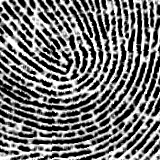
#> input picture fingerprints/a (117).bmp, 160 x 160 px, found by its file name; its folder holds only this picture in this run
$ python generate_templates.py
#> lines starting #> are read from the running program, lines starting #| are printed output that depends on the picture; after the words box and inside, x2 and y2 are one past the last pixel; in counts of white or black regions, pixels touching at a corner belong together
#> in bmp_to_json, img is the input picture: shape (160, 160, 3); min 0, max 255, mean 114.7
### fingerprint_pipeline.py
import cv2
import numpy as np
from skimage.morphology import skeletonize


# ---------------------------
# Grayscale Conversion
# ---------------------------
def convert_to_grayscale(img):
    return cv2.cvtColor(img, cv2.COLOR_BGR2GRAY)


# ---------------------------
# Noise Removal
# ---------------------------
def remove_noise(img):
    return cv2.GaussianBlur(img, (5, 5), 0)
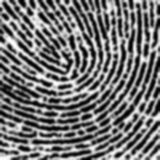
#> returned value: shape (160, 160); min 0, max 255, mean 114.7


# ---------------------------
# Contrast Enhancement
# ---------------------------
def normalize(img):

    # Improve contrast
    img = cv2.equalizeHist(img)
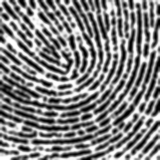
#> img: shape (160, 160); min 0, max 255, mean 128

    # Increase contrast and darken ridges
    img = cv2.convertScaleAbs(
        img,
        alpha=1.5,   # contrast
        beta=-30     # brightness
    )
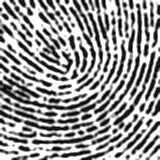
#> img: shape (160, 160); min 0, max 255, mean 151.6

    return img


# ---------------------------
# Binarization
# ---------------------------
def binarize(img):

    binary = cv2.adaptiveThreshold(
        img,
        255,
        cv2.ADAPTIVE_THRESH_GAUSSIAN_C,
        cv2.THRESH_BINARY_INV,
        15,
        5
    )
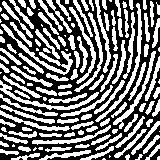
#> binary: shape (160, 160); 45.9% white; 134 white regions (23 under 20 px), largest, box (x1, y1, x2, y2) and area: (1, 24, 73, 75) 497, (95, 3, 142, 122) 484, (0, 80, 99, 110) 434

    return binary


# ---------------------------
# Thinning (Skeletonization)
# ---------------------------
def thinning(img):

    binary = img > 0

    skeleton = skeletonize(binary)
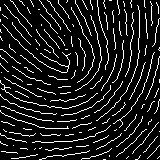
#> skeleton: shape (160, 160) bool; 11.4% white in thin lines or dots

    return (skeleton.astype(np.uint8)) * 255
#> returned value: shape (160, 160); 11.4% white in thin lines or dots


# ---------------------------
# Minutiae Extraction
# ---------------------------
def extract_features(img):

    if img is None:
        raise ValueError("Invalid image")

    features = []

    height, width = img.shape
#> height = 160; width = 160

    for y in range(1, height - 1):
        for x in range(1, width - 1):

            # Only ridge pixels
            if img[y, x] != 255:
                continue

            neighbours = [
                img[y - 1, x - 1],
                img[y - 1, x],
                img[y - 1, x + 1],
                img[y, x + 1],
                img[y + 1, x + 1],
                img[y + 1, x],
                img[y + 1, x - 1],
                img[y, x - 1]
            ]

            ridge_count = sum(
                1 for pixel in neighbours
                if pixel == 255
            )

            # Ridge Ending
            if ridge_count == 1:
                features.append({
                    "x": int(x),
                    "y": int(y),
                    "type": "ending"
                })

            # Bifurcation
            elif ridge_count == 3:
                features.append({
                    "x": int(x),
                    "y": int(y),
                    "type": "bifurcation"
                })
#> after the loop, features = 235 items

    return features


# ---------------------------
# BMP → JSON Template
# ---------------------------
def bmp_to_json(image_path):

    img = cv2.imread(image_path)

    if img is None:
        raise ValueError(
            f"Cannot read image: {image_path}"
        )

    gray = convert_to_grayscale(img)

    denoised = remove_noise(gray)

    normalized = normalize(denoised)

    binary = binarize(normalized)

    thin = thinning(binary)

    features = extract_features(thin)
#> features = 235 items

    return features

### IMP/generate_templates.py
import os
import json
from fingerprint_pipeline import bmp_to_json

FINGERPRINT_DIR = "fingerprints"
TEMPLATE_DIR = "templates"

os.makedirs(TEMPLATE_DIR, exist_ok=True)

for filename in os.listdir(FINGERPRINT_DIR):

    if not filename.lower().endswith(".bmp"):
        continue

    voter_id = os.path.splitext(filename)[0]

    image_path = os.path.join(
        FINGERPRINT_DIR,
        filename
    )

    print("Processing:", filename)

    try:
        features = bmp_to_json(image_path)
#> features = 235 items

        json_path = os.path.join(
            TEMPLATE_DIR,
            voter_id + ".json"
        )

        with open(json_path, "w") as f:
            json.dump(
                features,
                f,
                indent=4
            )

        print("Saved:", voter_id + ".json")

    except Exception as e:
        print("Error:", filename)
        print(e)

print("All templates generated.")

$ run again, on fingerprints/a (127).bmp
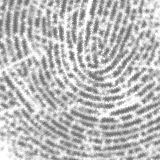
#> input picture fingerprints/a (127).bmp, 160 x 160 px, found by its file name
#> in bmp_to_json, img is the input picture: shape (160, 160, 3); min 110, max 255, mean 187.7
#> in binarize, `binary = cv2.adaptiveThreshold( img, 255, cv2.ADAPTIVE_THRESH_GAUSSIAN..`:
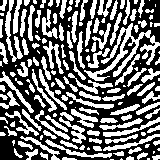
#> binary: shape (160, 160); 43.5% white; 161 white regions (40 under 20 px), largest, box (x1, y1, x2, y2) and area: (84, 23, 160, 81) 1029, (5, 0, 23, 62) 337, (45, 139, 112, 158) 244
#> in thinning, `skeleton = skeletonize(binary)`:
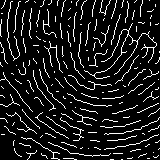
#> skeleton: shape (160, 160) bool; 10.6% white in thin lines or dots
#> after the loop in extract_features, `for y in range(1, height - 1):`: features = 420 items

$ run again, on fingerprints/a (13).bmp
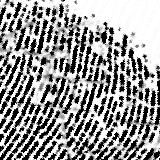
#> input picture fingerprints/a (13).bmp, 160 x 160 px, found by its file name
#> in bmp_to_json, img is the input picture: shape (160, 160, 3); min 0, max 255, mean 151.7
#> in binarize, `binary = cv2.adaptiveThreshold( img, 255, cv2.ADAPTIVE_THRESH_GAUSSIAN..`:
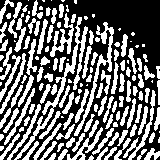
#> binary: shape (160, 160); 41.6% white; 145 white regions (35 under 20 px), largest, box (x1, y1, x2, y2) and area: (14, 17, 88, 160) 961, (74, 22, 114, 136) 608, (50, 13, 74, 57) 354
#> in thinning, `skeleton = skeletonize(binary)`:
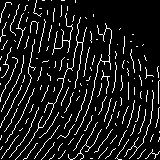
#> skeleton: shape (160, 160) bool; 10.3% white in thin lines or dots
#> after the loop in extract_features, `for y in range(1, height - 1):`: features = 367 items

$ run again, on fingerprints/a (131).bmp
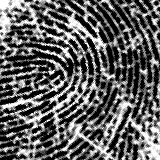
#> input picture fingerprints/a (131).bmp, 160 x 160 px, found by its file name
#> in bmp_to_json, img is the input picture: shape (160, 160, 3); min 0, max 255, mean 96.6
#> in binarize, `binary = cv2.adaptiveThreshold( img, 255, cv2.ADAPTIVE_THRESH_GAUSSIAN..`:
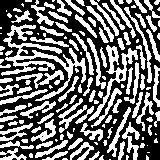
#> binary: shape (160, 160); 43% white; 138 white regions (51 under 20 px), largest, box (x1, y1, x2, y2) and area: (1, 24, 86, 101) 1483, (88, 45, 138, 121) 657, (16, 70, 64, 89) 295
#> in thinning, `skeleton = skeletonize(binary)`:
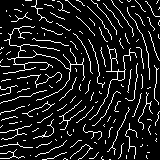
#> skeleton: shape (160, 160) bool; 11% white in thin lines or dots
#> after the loop in extract_features, `for y in range(1, height - 1):`: features = 444 items
